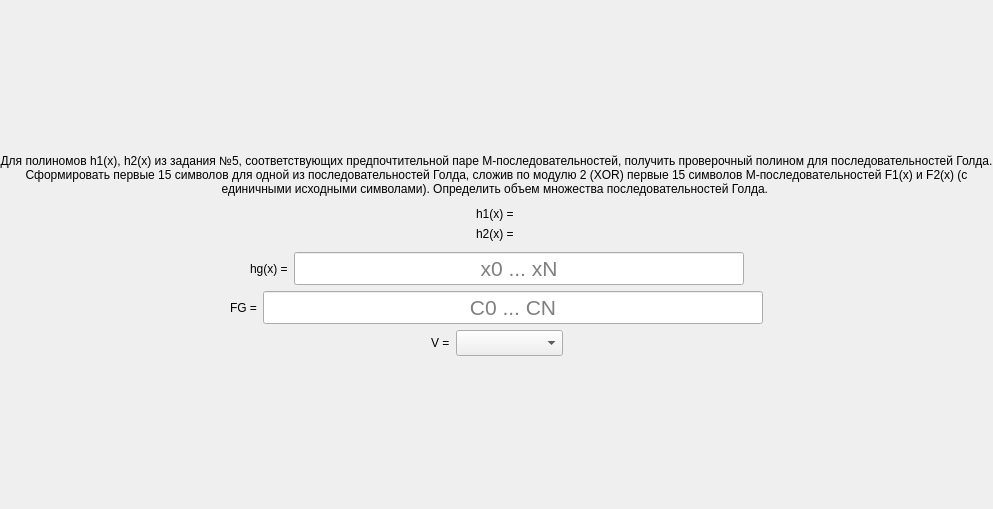
<?xml version="1.0" encoding="UTF-8"?>
<ui version="4.0">
 <class>ScreenTask6</class>
 <widget class="QFrame" name="ScreenTask6">
  <property name="geometry">
   <rect>
    <x>0</x>
    <y>0</y>
    <width>993</width>
    <height>509</height>
   </rect>
  </property>
  <property name="windowTitle">
   <string>Frame</string>
  </property>
  <layout class="QGridLayout" name="gridLayout">
   <property name="leftMargin">
    <number>0</number>
   </property>
   <property name="topMargin">
    <number>0</number>
   </property>
   <property name="rightMargin">
    <number>0</number>
   </property>
   <property name="bottomMargin">
    <number>0</number>
   </property>
   <item row="0" column="0">
    <layout class="QVBoxLayout" name="verticalLayout">
     <item>
      <spacer name="verticalSpacer">
       <property name="orientation">
        <enum>Qt::Vertical</enum>
       </property>
       <property name="sizeHint" stdset="0">
        <size>
         <width>0</width>
         <height>0</height>
        </size>
       </property>
      </spacer>
     </item>
     <item>
      <widget class="QLabel" name="title">
       <property name="styleSheet">
        <string notr="true">font: 75 20pt &quot;MS Shell Dlg 2&quot;;</string>
       </property>
       <property name="text">
        <string>Для полиномов h1(x), h2(x) из задания №5, соответствующих предпочтительной паре М-последовательностей, получить проверочный полином для последовательностей Голда. Сформировать первые 15 символов для одной из последовательностей Голда, сложив по модулю 2 (XOR) первые 15 символов М-последовательностей F1(x) и F2(x) (с единичными исходными символами). Определить объем множества последовательностей Голда. </string>
       </property>
       <property name="alignment">
        <set>Qt::AlignCenter</set>
       </property>
       <property name="wordWrap">
        <bool>true</bool>
       </property>
      </widget>
     </item>
     <item>
      <spacer name="verticalSpacer_3">
       <property name="orientation">
        <enum>Qt::Vertical</enum>
       </property>
       <property name="sizeType">
        <enum>QSizePolicy::Minimum</enum>
       </property>
       <property name="sizeHint" stdset="0">
        <size>
         <width>0</width>
         <height>5</height>
        </size>
       </property>
      </spacer>
     </item>
     <item>
      <widget class="QLabel" name="titleH1">
       <property name="styleSheet">
        <string notr="true">font: 75 16pt &quot;MS Shell Dlg 2&quot;;</string>
       </property>
       <property name="text">
        <string>h1(x) = </string>
       </property>
       <property name="alignment">
        <set>Qt::AlignCenter</set>
       </property>
       <property name="wordWrap">
        <bool>true</bool>
       </property>
      </widget>
     </item>
     <item>
      <widget class="QLabel" name="titleH2">
       <property name="styleSheet">
        <string notr="true">font: 75 16pt &quot;MS Shell Dlg 2&quot;;</string>
       </property>
       <property name="text">
        <string>h2(x) = </string>
       </property>
       <property name="alignment">
        <set>Qt::AlignCenter</set>
       </property>
       <property name="wordWrap">
        <bool>true</bool>
       </property>
      </widget>
     </item>
     <item>
      <spacer name="verticalSpacer_4">
       <property name="orientation">
        <enum>Qt::Vertical</enum>
       </property>
       <property name="sizeType">
        <enum>QSizePolicy::Minimum</enum>
       </property>
       <property name="sizeHint" stdset="0">
        <size>
         <width>0</width>
         <height>5</height>
        </size>
       </property>
      </spacer>
     </item>
     <item>
      <layout class="QHBoxLayout" name="horizontalLayout_3">
       <item>
        <spacer name="horizontalSpacer_5">
         <property name="orientation">
          <enum>Qt::Horizontal</enum>
         </property>
         <property name="sizeHint" stdset="0">
          <size>
           <width>0</width>
           <height>0</height>
          </size>
         </property>
        </spacer>
       </item>
       <item>
        <widget class="QLabel" name="label_10">
         <property name="styleSheet">
          <string notr="true">font: 75 16pt &quot;MS Shell Dlg 2&quot;;</string>
         </property>
         <property name="text">
          <string>hg(x) =</string>
         </property>
        </widget>
       </item>
       <item>
        <widget class="QLineEdit" name="inputHX">
         <property name="sizePolicy">
          <sizepolicy hsizetype="Fixed" vsizetype="Fixed">
           <horstretch>0</horstretch>
           <verstretch>0</verstretch>
          </sizepolicy>
         </property>
         <property name="minimumSize">
          <size>
           <width>450</width>
           <height>0</height>
          </size>
         </property>
         <property name="font">
          <font>
           <family>MS Shell Dlg 2</family>
           <pointsize>16</pointsize>
           <weight>9</weight>
           <italic>false</italic>
           <bold>false</bold>
          </font>
         </property>
         <property name="styleSheet">
          <string>font: 75 16pt &quot;MS Shell Dlg 2&quot;;</string>
         </property>
         <property name="maxLength">
          <number>13</number>
         </property>
         <property name="alignment">
          <set>Qt::AlignCenter</set>
         </property>
         <property name="placeholderText">
          <string>x0 ... xN</string>
         </property>
        </widget>
       </item>
       <item>
        <spacer name="horizontalSpacer_6">
         <property name="orientation">
          <enum>Qt::Horizontal</enum>
         </property>
         <property name="sizeHint" stdset="0">
          <size>
           <width>0</width>
           <height>0</height>
          </size>
         </property>
        </spacer>
       </item>
      </layout>
     </item>
     <item>
      <layout class="QHBoxLayout" name="horizontalLayout_4">
       <item>
        <spacer name="horizontalSpacer_7">
         <property name="orientation">
          <enum>Qt::Horizontal</enum>
         </property>
         <property name="sizeHint" stdset="0">
          <size>
           <width>0</width>
           <height>0</height>
          </size>
         </property>
        </spacer>
       </item>
       <item>
        <widget class="QLabel" name="label_11">
         <property name="styleSheet">
          <string notr="true">font: 75 16pt &quot;MS Shell Dlg 2&quot;;</string>
         </property>
         <property name="text">
          <string>FG =</string>
         </property>
        </widget>
       </item>
       <item>
        <widget class="QLineEdit" name="inputF">
         <property name="sizePolicy">
          <sizepolicy hsizetype="Fixed" vsizetype="Fixed">
           <horstretch>0</horstretch>
           <verstretch>0</verstretch>
          </sizepolicy>
         </property>
         <property name="minimumSize">
          <size>
           <width>500</width>
           <height>0</height>
          </size>
         </property>
         <property name="font">
          <font>
           <family>MS Shell Dlg 2</family>
           <pointsize>16</pointsize>
           <weight>9</weight>
           <italic>false</italic>
           <bold>false</bold>
          </font>
         </property>
         <property name="styleSheet">
          <string>font: 75 16pt &quot;MS Shell Dlg 2&quot;;</string>
         </property>
         <property name="maxLength">
          <number>15</number>
         </property>
         <property name="alignment">
          <set>Qt::AlignCenter</set>
         </property>
         <property name="placeholderText">
          <string>C0 ... CN</string>
         </property>
        </widget>
       </item>
       <item>
        <spacer name="horizontalSpacer_8">
         <property name="orientation">
          <enum>Qt::Horizontal</enum>
         </property>
         <property name="sizeHint" stdset="0">
          <size>
           <width>0</width>
           <height>0</height>
          </size>
         </property>
        </spacer>
       </item>
      </layout>
     </item>
     <item>
      <layout class="QHBoxLayout" name="horizontalLayout_5">
       <item>
        <spacer name="horizontalSpacer_9">
         <property name="orientation">
          <enum>Qt::Horizontal</enum>
         </property>
         <property name="sizeHint" stdset="0">
          <size>
           <width>0</width>
           <height>0</height>
          </size>
         </property>
        </spacer>
       </item>
       <item>
        <widget class="QLabel" name="label_12">
         <property name="styleSheet">
          <string notr="true">font: 75 16pt &quot;MS Shell Dlg 2&quot;;</string>
         </property>
         <property name="text">
          <string>V =</string>
         </property>
        </widget>
       </item>
       <item>
        <widget class="QComboBox" name="inputV">
         <property name="minimumSize">
          <size>
           <width>0</width>
           <height>26</height>
          </size>
         </property>
         <property name="maximumSize">
          <size>
           <width>16777215</width>
           <height>26</height>
          </size>
         </property>
         <property name="font">
          <font>
           <family>MS Shell Dlg 2</family>
           <pointsize>16</pointsize>
           <weight>9</weight>
           <italic>false</italic>
           <bold>false</bold>
          </font>
         </property>
         <property name="styleSheet">
          <string>font: 75 16pt &quot;MS Shell Dlg 2&quot;;</string>
         </property>
        </widget>
       </item>
       <item>
        <spacer name="horizontalSpacer_10">
         <property name="orientation">
          <enum>Qt::Horizontal</enum>
         </property>
         <property name="sizeHint" stdset="0">
          <size>
           <width>0</width>
           <height>0</height>
          </size>
         </property>
        </spacer>
       </item>
      </layout>
     </item>
     <item>
      <spacer name="verticalSpacer_2">
       <property name="orientation">
        <enum>Qt::Vertical</enum>
       </property>
       <property name="sizeHint" stdset="0">
        <size>
         <width>0</width>
         <height>0</height>
        </size>
       </property>
      </spacer>
     </item>
    </layout>
   </item>
  </layout>
 </widget>
 <resources/>
 <connections/>
</ui>
